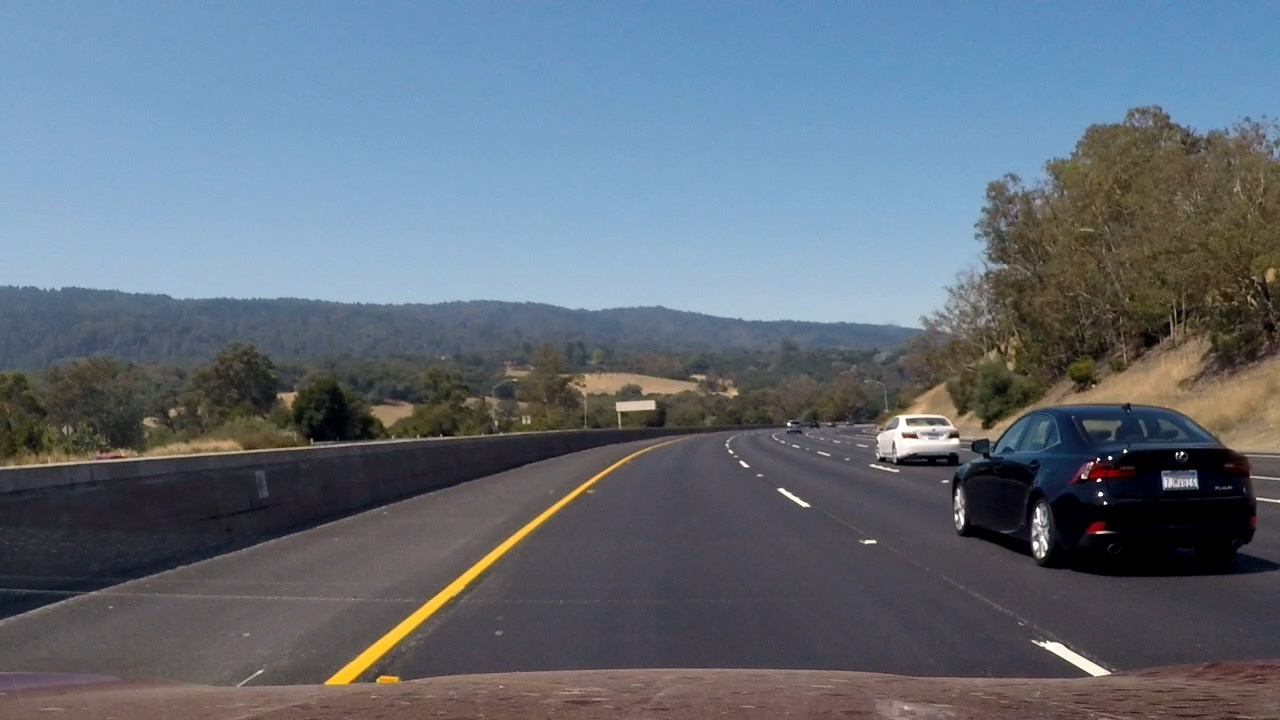
#> input picture Vehicle Detection and Tracking/test_images/test6.jpg, 1280 x 720 px
$ jupyter execute --allow-errors de.ipynb   (older library calls are emulated)
#> lines starting #> are read from the running program, lines starting #| are printed output that depends on the picture
### Vehicle Detection and Tracking/lesson_functions.py
import matplotlib.image as mpimg
import numpy as np
import cv2
from skimage.feature import hog
# Define a function to return HOG features and visualization
# [86 lines left out: functions get_hog_features, bin_spatial, color_hist, single_img_features, not called in this run]

# Define a function to extract features from a list of images
# Have this function call bin_spatial() and color_hist()
def extract_features(imgs, color_space='RGB', spatial_size=(32, 32),
                        hist_bins=32, orient=9,
                        pix_per_cell=8, cell_per_block=2, hog_channel=0,
                        spatial_feat=True, hist_feat=True, hog_feat=True):
    # Create a list to append feature vectors to
    features = []
    # Iterate through the list of images
    for file in imgs:
        file_features = []
        # Read in each one by one
        image = mpimg.imread(file)
        # apply color conversion if other than 'RGB'
        if color_space != 'RGB':
            if color_space == 'HSV':
                feature_image = cv2.cvtColor(image, cv2.COLOR_RGB2HSV)
            elif color_space == 'LUV':
                feature_image = cv2.cvtColor(image, cv2.COLOR_RGB2LUV)
            elif color_space == 'HLS':
                feature_image = cv2.cvtColor(image, cv2.COLOR_RGB2HLS)
            elif color_space == 'YUV':
                feature_image = cv2.cvtColor(image, cv2.COLOR_RGB2YUV)
            elif color_space == 'YCrCb':
                feature_image = cv2.cvtColor(image, cv2.COLOR_RGB2YCrCb)
        else: feature_image = np.copy(image)

        file_features = single_img_features(feature_image, spatial_feat, hist_feat, hog_feat, hist_bins, orient, pix_per_cell, cell_per_block, hog_channel)
        features.append(np.concatenate(file_features))

        # Augment dataset with flipped image
        feature_image=cv2.flip(feature_image,1)
        file_features = single_img_features(feature_image, spatial_feat, hist_feat, hog_feat, hist_bins, orient, pix_per_cell, cell_per_block, hog_channel)
    # Return list of feature vectors
    return features

# Define a function that takes an image,
# start and stop positions in both x and y,
# window size (x and y dimensions),
# and overlap fraction (for both x and y)
def slide_window(img, x_start_stop=[None, None], y_start_stop=[None, None],
                    xy_window=(64, 64), xy_overlap=(0.5, 0.5)):
    # If x and/or y start/stop positions not defined, set to image size
    if x_start_stop[0] == None:
        x_start_stop[0] = 0
    if x_start_stop[1] == None:
        x_start_stop[1] = img.shape[1]
    if y_start_stop[0] == None:
        y_start_stop[0] = 0
    if y_start_stop[1] == None:
        y_start_stop[1] = img.shape[0]
    # Compute the span of the region to be searched
    xspan = x_start_stop[1] - x_start_stop[0]
    yspan = y_start_stop[1] - y_start_stop[0]
    # Compute the number of pixels per step in x/y
    nx_pix_per_step = np.int(xy_window[0]*(1 - xy_overlap[0]))
    ny_pix_per_step = np.int(xy_window[1]*(1 - xy_overlap[1]))
    # Compute the number of windows in x/y
    nx_buffer = np.int(xy_window[0]*(xy_overlap[0]))
    ny_buffer = np.int(xy_window[1]*(xy_overlap[1]))
    nx_windows = np.int((xspan-nx_buffer)/nx_pix_per_step)
    ny_windows = np.int((yspan-ny_buffer)/ny_pix_per_step)
    # Initialize a list to append window positions to
    window_list = []
    # Loop through finding x and y window positions
    # Note: you could vectorize this step, but in practice
    # you'll be considering windows one by one with your
    # classifier, so looping makes sense
    for ys in range(ny_windows):
        for xs in range(nx_windows):
            # Calculate window position
            startx = xs*nx_pix_per_step + x_start_stop[0]
            endx = startx + xy_window[0]
            starty = ys*ny_pix_per_step + y_start_stop[0]
            endy = starty + xy_window[1]

            # Append window position to list
            window_list.append(((startx, starty), (endx, endy)))
    # Return the list of windows
    return window_list

# Define a function to draw bounding boxes
# [9 lines left out: function draw_boxes, not called in this run]

def add_heat(heatmap, bbox_list):
    # Iterate through list of bboxes
    for box in bbox_list:
        # Add += 1 for all pixels inside each bbox
        # Assuming each "box" takes the form ((x1, y1), (x2, y2))
        heatmap[box[0][1]:box[1][1], box[0][0]:box[1][0]] += 1

    # Return updated heatmap
    return heatmap# Iterate through list of bboxes

def apply_threshold(heatmap, threshold):
    # Zero out pixels below the threshold
    heatmap[heatmap <= threshold] = 0
    # Return thresholded map
    return heatmap

def draw_labeled_bboxes(img, labels):
    # Iterate through all detected cars
    for car_number in range(1, labels[1]+1):
        # Find pixels with each car_number label value
        nonzero = (labels[0] == car_number).nonzero()
        # Identify x and y values of those pixels
        nonzeroy = np.array(nonzero[0])
        nonzerox = np.array(nonzero[1])
        # Define a bounding box based on min/max x and y
        bbox = ((np.min(nonzerox), np.min(nonzeroy)), (np.max(nonzerox), np.max(nonzeroy)))
        # Draw the box on the image
        cv2.rectangle(img, bbox[0], bbox[1], (0,0,255), 6)
    # Return the image
    return img

# Define a function you will pass an image
# and the list of windows to be searched (output of slide_windows())
# [75 lines left out: functions search_windows, find_cars, not called in this run]

'''
import numpy as np
import cv2
from skimage.feature import hog
'''
# [7 lines left out: function convert_color, not called in this run]

#######################From project Advanced lane finding###############################

import glob
import os
import pickle
import cv2
import numpy as np
import matplotlib.pyplot as plt
import matplotlib.image as mpimg
from moviepy.editor import VideoFileClip

# store camera calibration parameters in ./camera_cal/calibrated_data.p
CALIBRATED_DATA_FILE = './camera_cal/calibrated_data.p'

class CameraCalibrator:
    def __init__(self, glob_regex, x_corners, y_corners, init_coef=True):


        # images used for camera calibration
        self.calibration_images = glob_regex

        # The number of horizontal corners in calibration images
        self.x_corners = x_corners

        # The number of vertical corners in calibration images
        self.y_corners = y_corners
        self.object_points = []
        self.image_points = []

        self.calibrated_data = {}
        if not init_coef:
            self.calibrate_via_chessboards()

        self.coef_loaded = False

    def calibrate_via_chessboards(self):

        object_point = np.zeros((self.x_corners * self.y_corners, 3), np.float32)
        object_point[:,:2] = np.mgrid[0:self.x_corners, 0:self.y_corners].T.reshape(-1, 2)

        for idx, file_name in enumerate(self.calibration_images):

            image = mpimg.imread(file_name)
            gray_image = cv2.cvtColor(image, cv2.COLOR_RGB2GRAY)
            ret, corners = cv2.findChessboardCorners(gray_image,(self.x_corners, self.y_corners),None)
            if ret:
                self.object_points.append(object_point)
                self.image_points.append(corners)

				# Draw and display the corners
                #cv2.drawChessboardCorners(gray_image, (9,6), corners, ret)
                #self.chessboards.append(gray_image)

        h, w = image.shape[:2]
        ret, mtx, dist, rvecs, tvecs = cv2.calibrateCamera(self.object_points, self.image_points, (w, h), None, None)

        self.calibrated_data = {'mtx': mtx, 'dist': dist}

        with open(CALIBRATED_DATA_FILE, 'wb') as f:
            pickle.dump(self.calibrated_data, file=f)

        self.coef_loaded = True

    # [13 lines left out: function undistort, not called in this run]

class Perspective_Transformer:

    def __init__(self, src_points, dest_points):

        self.src_points = src_points
        self.dest_points = dest_points

        self.M = cv2.getPerspectiveTransform(self.src_points, self.dest_points)
        self.M_inverse = cv2.getPerspectiveTransform(self.dest_points, self.src_points)

    # [104 lines left out: functions warp, unwarp, noise_reduction, binary_threshold_filter, binary_pipeline, not called in this run]

# Define a class to receive the characteristics of each line detection
class Line():
    def __init__(self):

        self.detected = False

        self.left_fit = None
        self.right_fit = None

        self.MAX_BUFFER_SIZE = 12
        self.IMAGE_HIGH = 720
        self.buffer_index = 0
        self.iter_counter = 0

        self.buffer_left = np.zeros((self.MAX_BUFFER_SIZE, self.IMAGE_HIGH))
        self.buffer_right = np.zeros((self.MAX_BUFFER_SIZE, self.IMAGE_HIGH))

        self.perspective = self.build_perspective_transformer()
        self.calibrator = self.build_camera_calibrator()

    def build_perspective_transformer(self):

        src = np.float32([[277, 670], [582, 457], [703, 457], [1046, 670]])
        dst = np.float32([[277, 670], [277,0], [1046,0], [1046,670]])

        perspective = Perspective_Transformer(src, dst)
        return perspective

    def build_camera_calibrator(self):

        glob_regex = glob.glob('./camera_cal/calibration*.jpg')
        calibrator = CameraCalibrator(glob_regex,9, 6, init_coef=False)
        return calibrator

    # [243 lines left out: functions init_lane_finder, recurrent_lane_finder, calculate_road_parameters, fill_lane_lines, merge_images, image_process_pipeline and 1 more, not called in this run]

### Vehicle Detection and Tracking/de.ipynb
## Vehicle Detection And Tracking Project

### Pipeline of this project are the following:

1. Perform a Histogram of Oriented Gradients (HOG) feature extraction (combined a color transform and append binned color features, as well as histograms of color) on a labeled training set of images and train a classifier Linear SVM classifier. (Also normalized features and randomize a selection for training and testing)
2. Implement a sliding-window technique and use trained classifier to search for vehicles in images.
3. Create a heat map of recurring detection and apply threshold to help remove false positives
4. Estimate a bounding box for vehicles detected

### Train classifier
Perform a Histogram of Oriented Gradients (HOG) feature extraction on a labeled training set of images and train a classifier Linear SVM classifier

[cell 1]
import matplotlib.image as mpimg
import matplotlib.pyplot as plt
import numpy as np
import cv2
import glob
import time
from sklearn.svm import LinearSVC
from sklearn.preprocessing import StandardScaler
from skimage.feature import hog
from lesson_functions import *
# NOTE: the next import is only valid for scikit-learn version <= 0.17
# for scikit-learn >= 0.18 use:
# from sklearn.model_selection import train_test_split
from sklearn.cross_validation import train_test_split

# Read in cars and notcars
images = glob.glob('test/*/*/*')
cars = []
notcars = []
for image in images:
    if 'non' in image:
        notcars.append(image)
    else:
        cars.append(image)

print(len(cars),len(notcars))
# Reduce the sample size because
# The quiz evaluator times out after 13s of CPU time
sample_size = 2000
cars = cars[0:sample_size]
notcars = notcars[0:sample_size]

### TODO: Tweak these parameters and see how the results change.
color_space = 'LUV' # Can be RGB, HSV, LUV, HLS, YUV, YCrCb
orient = 8  # HOG orientations
pix_per_cell = 8 # HOG pixels per cell
cell_per_block = 2 # HOG cells per block
hog_channel = 0 # Can be 0, 1, 2, or "ALL"
spatial_size = (16, 16) # Spatial binning dimensions
hist_bins = 32    # Number of histogram bins
spatial_feat = True # Spatial features on or off
hist_feat = True # Histogram features on or off
hog_feat = True # HOG features on or off


car_features = extract_features(cars, color_space=color_space,
                        spatial_size=spatial_size, hist_bins=hist_bins,
                        orient=orient, pix_per_cell=pix_per_cell,
                        cell_per_block=cell_per_block,
                        hog_channel=hog_channel, spatial_feat=spatial_feat,
                        hist_feat=hist_feat, hog_feat=hog_feat)
notcar_features = extract_features(notcars, color_space=color_space,
                        spatial_size=spatial_size, hist_bins=hist_bins,
                        orient=orient, pix_per_cell=pix_per_cell,
                        cell_per_block=cell_per_block,
                        hog_channel=hog_channel, spatial_feat=spatial_feat,
                        hist_feat=hist_feat, hog_feat=hog_feat)

X = np.vstack((car_features, notcar_features)).astype(np.float64)
# Fit a per-column scaler
#> (the rest of this cell did not finish here and is left out)

### find box_list

[cell 2]
from lesson_functions import *
image = mpimg.imread('test_images/test6.jpg')
#> image is the input picture: shape (720, 1280, 3); mean R, G, B 97.9, 108.9, 121.2
draw_image = np.copy(image)

# define the searcing ROI in image
y_start_stop = [318,image.shape[0]] # Min and max in y to search in slide_window()
#> y_start_stop = [318, 720]
print(y_start_stop,[0, image.shape[1]])
#| [318, 720] [0, 1280]
# define sliding window size (128,128)
windows = slide_window(image, x_start_stop=[0, image.shape[1]], y_start_stop=y_start_stop,
                    xy_window=(128, 128), xy_overlap=(0.7, 0.7))
#> windows = 248 items

#> (the rest of this cell did not finish here and is left out)

[cell 3]
t=time.time() # Start time
#> (the rest of this cell did not finish here and is left out)

#> `windows = slide_window(image, x_start_stop=[None, None], y_start_stop=..`: windows = 366 items
    hot_windows = []
    hot_windows += (search_windows(image, windows, svc, X_scaler, color_space=color_space,
                        spatial_size=spatial_size, hist_bins=hist_bins,
                        orient=orient, pix_per_cell=pix_per_cell,
                        cell_per_block=cell_per_block,
                        hog_channel=hog_channel, spatial_feat=spatial_feat,
                        hist_feat=hist_feat, hog_feat=hog_feat))
    window_img = draw_boxes(draw_image, hot_windows, color=(0, 0, 255), thick=6)
    plt.imshow(window_img)
    plt.show()
print(round(time.time()-t, 2), 'Seconds to process test images')

### Applying heatmap filter

[cell 4]
import matplotlib.image as mpimg
import matplotlib.pyplot as plt
import numpy as np
import pickle
import cv2
from scipy.ndimage.measurements import label

# Read in a pickle file with bboxes saved
# Each item in the "all_bboxes" list will contain a
# list of boxes for one of the images shown above
box_list = hot_windows

# Read in image similar to one shown above

heat = np.zeros_like(image[:,:,0]).astype(np.float)

# Add heat to each box in box list
heat = add_heat(heat,box_list)
#> after the loop in add_heat, `for box in bbox_list:`: heatmap: shape (720, 1280) float64; every value is 0

# Apply threshold to help remove false positives
heat = apply_threshold(heat,2)

# Visualize the heatmap when displaying
heatmap = np.clip(heat, 0, 255)

# Find final boxes from heatmap using label function
labels = label(heatmap)
draw_img = draw_labeled_bboxes(np.copy(image), labels)

fig = plt.figure()
plt.subplot(121)
plt.imshow(draw_img)
plt.title('Car Positions')
plt.subplot(122)
plt.imshow(heatmap, cmap='hot')
plt.title('Heat Map')
fig.tight_layout()
plt.show()
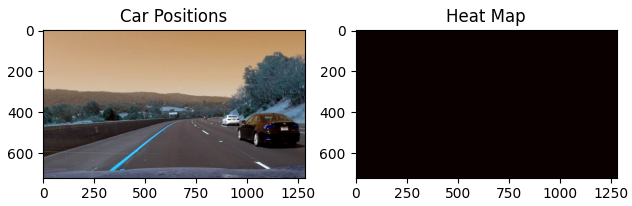
#> figure drawn by matplotlib, 2 panels; B, G, R data is drawn as R, G, B

[cell 5]
import numpy as np
import matplotlib.pyplot as plt
import pylab
import imageio
import skimage.io
import numpy as np
import cv2
from scipy.ndimage.measurements import label
from lesson_functions import *

#> (the rest of this cell did not finish here and is left out)

#> in __init__, `self.M = cv2.getPerspectiveTransform(self.src_points, self.dest_points)`: self.M = [[-0.606, -1.53, 1026.1], [2.17e-16, -1.91, 870.9], [0, -0.0024, 1]]
#> in __init__, `self.M_inverse = cv2.getPerspectiveTransform(self.dest_points, self.sr..`: self.M_inverse = [[0.157, -0.804, 538.4], [-1.17e-16, -0.525, 457], [-2.56e-19, -0.00126, 1]]

def image_process(image):
    image = line.get_undistorted_image_with_lane_lines(image)
    y_start_stop = [318,image.shape[0]] # Min and max in y to search in slide_window()
    windows = slide_window(image, x_start_stop=[0, image.shape[1]], y_start_stop=y_start_stop,
                    xy_window=(72, 72), xy_overlap=(0.8, 0.8))
    hot_windows = search_windows(image, windows, svc, X_scaler, color_space=color_space,
                        spatial_size=spatial_size, hist_bins=hist_bins,
                        orient=orient, pix_per_cell=pix_per_cell,
                        cell_per_block=cell_per_block,
                        hog_channel=hog_channel, spatial_feat=spatial_feat,
                        hist_feat=hist_feat, hog_feat=hog_feat)
    box_list = hot_windows
    heat = np.zeros_like(image[:,:,0]).astype(np.float)
    heat = add_heat(heat,box_list)

    # Apply threshold to help remove false positives
    heat = apply_threshold(heat,2)

    # Visualize the heatmap when displaying
    heatmap = np.clip(heat, 0, 255)

    # Find final boxes from heatmap using label function
    labels = label(heatmap)
    draw_img = draw_labeled_bboxes(np.copy(image), labels)
    return draw_img

'''
while(cap.isOpened()):
    ret, frame = cap.read()
    image=cv2.cvtColor(frame, cv2.COLOR_BGR2RGB)
    y_start_stop = [318,image.shape[0]] # Min and max in y to search in slide_window()
    windows = slide_window(image, x_start_stop=[0, image.shape[1]], y_start_stop=y_start_stop,
                    xy_window=(72, 72), xy_overlap=(0.5, 0.5))
    hot_windows = search_windows(image, windows, svc, X_scaler, color_space=color_space,
                        spatial_size=spatial_size, hist_bins=hist_bins,
                        orient=orient, pix_per_cell=pix_per_cell,
                        cell_per_block=cell_per_block,
                        hog_channel=hog_channel, spatial_feat=spatial_feat,
                        hist_feat=hist_feat, hog_feat=hog_feat)
    box_list = hot_windows
    heat = np.zeros_like(image[:,:,0]).astype(np.float)
    heat = add_heat(heat,box_list)

    # Apply threshold to help remove false positives
    heat = apply_threshold(heat,2)

    # Visualize the heatmap when displaying
    heatmap = np.clip(heat, 0, 255)

    # Find final boxes from heatmap using label function
    labels = label(heatmap)
    draw_img = draw_labeled_bboxes(np.copy(image), labels)

    cv2.imshow('image', draw_img)
    k = cv2.waitKey(20)
    #q键退出
    if (k & 0xff == ord('q')):
        break

cap.release()
cv2.destroyAllWindows()

'''

[cell 6]
from moviepy.editor import VideoFileClip
output_file = './process_test_video.mp4'
input_file = './test_video.mp4'
#> (the rest of this cell did not finish here and is left out)

## Some test code for project rubic points
